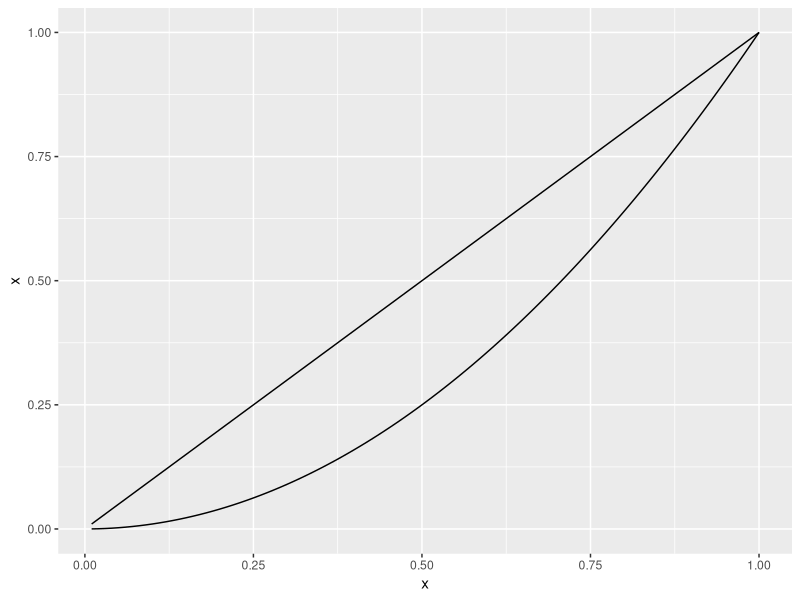
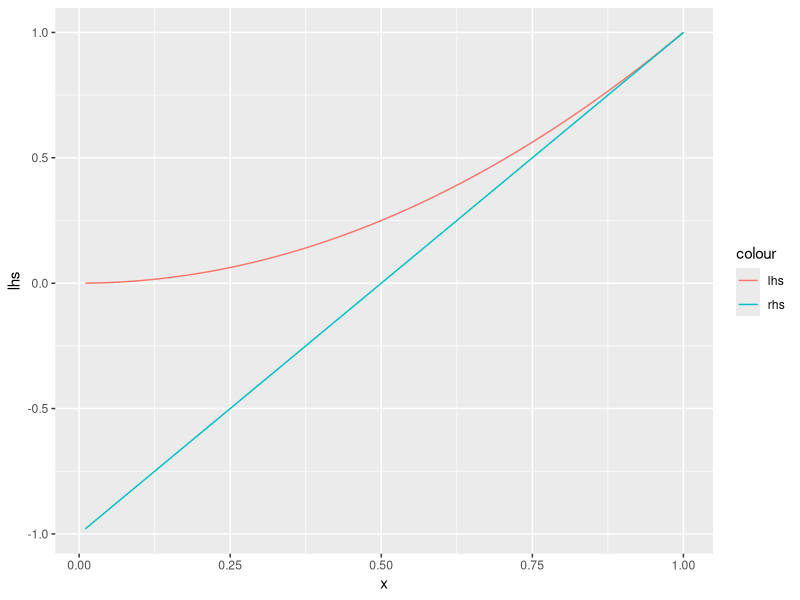

Here is the R script that generated these plots, in order:
## ---- chunk 1
library(magrittr)
library(ggplot2)
tibble::tibble(x = 1:100 / 100, xsq = x ^ 2)  %>%
  ggplot() + 
  geom_line(aes(y = x, x = x)) + 
  geom_line(aes(y = xsq, x = x))
## ---- chunk 2
tibble::tibble(x = 1:100 / 100, lhs = x ^ 2, rhs = 1 ^ 2 + 2 * (x - 1) )  %>%
  ggplot() + geom_line(aes(y = lhs, x = x, colour = "lhs")) + geom_line(aes(y = rhs, x = x, colour = "rhs"))

